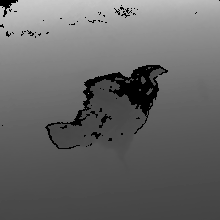
#> input picture images_cropped/images/002/187.tif, 220 x 220 px, found by its file name
$ jupyter execute --allow-errors segmt_main.ipynb
#> lines starting #> are read from the running program, lines starting #| are printed output that depends on the picture; after the words box and inside, x2 and y2 are one past the last pixel; in counts of white or black regions, pixels touching at a corner belong together
### commons.py
import numpy as np
import statistics
import tifffile
from scipy import ndimage as ndi
from skimage.color import rgb2gray
from skimage import (filters,
                     measure,
                     exposure,
                     morphology)
from tqdm import tqdm
from glob import glob

from matplotlib import pyplot as plt
from mpl_toolkits.axes_grid1 import ImageGrid

def plot(arr_images=[], grid=(1, 1), cmap="inferno"):

    fig = plt.figure(figsize=(20, 10))

    grid = ImageGrid(fig, 111,
                   nrows_ncols=grid,
                   axes_pad=0.1)

    for ax, img in zip(grid, arr_images):
        ax.imshow(img, cmap)
        ax.axis('off')

    plt.show()

def binarize_image(arr):
    return arr > filters.threshold_triangle(arr)

def rescale_arr(arr, scale=255):
    return (arr * scale).astype('uint8')

# [61 lines left out: functions load_paths_images_sorted, load_images_from_paths, not called in this run]


def auto_invert_image_mask(arr):

    """
    Calcula os pixels da imagem e inverte os pixels da imagem caso os pixels True > False
    Isso é uma forma de garatir que as mascaras tenham sempre o fundo preto = 0 e o ROI = 1
    """

    img = arr.copy()

    if statistics.mode(img.flatten()):
        img = np.invert(img)

    return img

def find_bighest_cluster_area(clusters):
    regions = measure.regionprops(clusters)

    all_areas = map(lambda item: item.area, regions)

    return max(all_areas)

def find_bighest_cluster(img):

    clusters = auto_invert_image_mask(img)

    clusters = measure.label(clusters, background=0)

    cluster_size = find_bighest_cluster_area(clusters)

    return morphology.remove_small_objects(clusters,
                                         min_size=(cluster_size - 1),
                                         connectivity=8)


def check_colision_border(mask):

    x, *_ = mask.shape

    left = mask[:1, ].flatten()
    right = mask[x - 1: x, ].flatten()
    top = mask[:, : 1].flatten()
    bottom = mask[:, x - 1: x].flatten()

    borders_flatten = [left, right, top, bottom]

    if np.concatenate(borders_flatten).sum():
        return True

    return False


# [54 lines left out: functions rule_of_three_percent_pixels, crop_image_box, find_center_mask, find_roi, not called in this run]

def smoothing_mask_edges(mask):
    return binarize_image(filters.gaussian(mask, sigma=0.5))

# [13 lines left out: function fill_smoothing_mask_edges, not called in this run]

### segmt_main.ipynb
[cell 1]
import os
import cv2
import tifffile
import statistics
import numpy as np

from tqdm import tqdm
from glob import glob
from scipy import ndimage as ndi
from skimage.io import imsave, imread
from skimage import (
    measure,
    morphology,
    filters,
    exposure,
    feature,
    img_as_uint,
    img_as_ubyte,
)

from commons import (rescale_arr,
                     check_colision_border,
                     smoothing_mask_edges,
                     find_bighest_cluster,
                     binarize_image,
                     auto_invert_image_mask,
                     plot)

[cell 2]
import warnings

warnings.filterwarnings('ignore')

[cell 3]
def _smoothing_edges(mask):

    mask = binarize_image(mask)

    mask = morphology.closing(mask, morphology.disk(9))

    mask = ndi.binary_fill_holes(mask)

    mask = filters.gaussian(mask, sigma=0.5)

    mask = binarize_image(mask)

    return find_bighest_cluster(mask)

[cell 4]
def make_mask(image):
    def apply_thresh(image, block_size=1, thresh_type=199):
        return cv2.adaptiveThreshold(image,
                                     255,
                                     cv2.ADAPTIVE_THRESH_MEAN_C,
                                     cv2.THRESH_BINARY_INV,
                                     thresh_type,
                                     block_size).astype(bool)
    mask = apply_thresh(image)
    mask = auto_invert_image_mask(mask)

    if check_colision_border(mask):
        for block in range(1, 9):

            mask = apply_thresh(image, block)
            mask = find_bighest_cluster(mask)

            if not check_colision_border(mask): break

    mask = auto_invert_image_mask(mask)

    return _smoothing_edges(mask)

[cell 5]
def apply_segment_sobel_canny(img):

    """
        Eu dou preferência para o sobel, caso ele não tank eu vou de canny, até dá certo xD
    """
    image_eq = exposure.equalize_hist(img)

    sobel_mask = filters.sobel(image_eq)
    sobel_mask = _smoothing_edges(sobel_mask)

    if not check_colision_border(sobel_mask):
        return sobel_mask

    for sigma in range(0, 9):

        canny_mask = feature.canny(image_eq, sigma=sigma)
        canny_mask = _smoothing_edges(canny_mask)

        if not check_colision_border(canny_mask):
            break

    return canny_mask

[cell 6]
image = imread('segmentation_out/images/021/187.tif')
#> image is the input picture: shape (220, 220); min 0, max 204, mean 103

mask = apply_segment_sobel_canny(image)
#> in apply_segment_sobel_canny, `image_eq = exposure.equalize_hist(img)`:
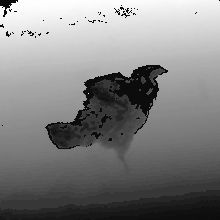
#> image_eq: shape (220, 220) float64; min 0.0472, max 1, mean 0.509
#> in apply_segment_sobel_canny, `sobel_mask = filters.sobel(image_eq)`:
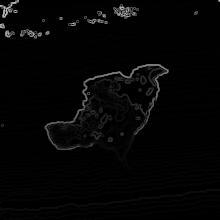
#> sobel_mask: shape (220, 220) float64; min 0, max 0.743, mean 0.021
#> in binarize_image, `return arr > filters.threshold_triangle(arr)`:
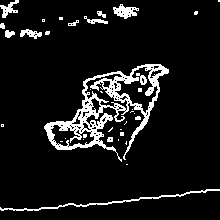
#> returned value: shape (220, 220) bool; 8.9% white; 36 white regions (23 under 20 px), largest, box (x1, y1, x2, y2) and area: (44, 64, 169, 162) 2885, (0, 189, 220, 211) 437, (113, 4, 139, 19) 212
#> in _smoothing_edges, `mask = morphology.closing(mask, morphology.disk(9))`: mask: shape (220, 220) bool; 17.5% white; 7 white regions (3 under 20 px), largest, box (x1, y1, x2, y2) and area: (44, 64, 169, 165) 6447, (0, 0, 53, 39) 777, (57, 0, 139, 26) 758, (0, 189, 220, 211) 476
#> in binarize_image (call 2), `return arr > filters.threshold_triangle(arr)`: returned value: shape (220, 220) bool; 20.6% white; 7 white regions (1 under 20 px)
#> in find_bighest_cluster, `clusters = measure.label(clusters, background=0)`:
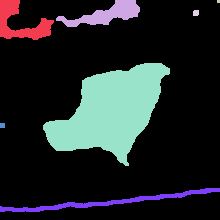
#> clusters: shape (220, 220) int32; 8 distinct labels, from 0 to 7; one colour per label, 0 black
#> in find_bighest_cluster_area, `regions = measure.regionprops(clusters)`: regions = 7 regions; box (x1, y1, x2, y2) and area: (43, 63, 170, 166) 6929, (56, 0, 140, 27) 987, (0, 188, 220, 212) 987, (0, 0, 54, 40) 976, (193, 10, 199, 16) 34, (0, 123, 5, 128) 25, (217, 0, 220, 3) 9
#> in find_bighest_cluster, `cluster_size = find_bighest_cluster_area(clusters)`: cluster_size = 6929
#> in find_bighest_cluster, `return morphology.remove_small_objects(clusters, min_size=(cluster_siz..`:
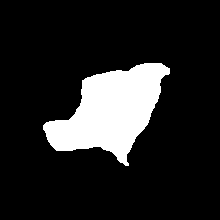
#> returned value: shape (220, 220) int32; values 0 (black) and 5 (white), 14.3% white; 1 white region, box (x1, y1, x2, y2) and area: (43, 63, 170, 166) 6929
#> in check_colision_border, `left = mask[:1, ].flatten()`: left = 220 values from 0 to 0
maski = make_mask(image)
#> in apply_thresh, `return cv2.adaptiveThreshold(image, 255, cv2.ADAPTIVE_THRESH_MEAN_C, c..`: returned value: shape (220, 220) bool; 38.2% white; 63 white regions (61 under 20 px), largest, box (x1, y1, x2, y2) and area: (0, 65, 220, 220) 18136, (0, 0, 18, 17) 117
#> the loop in make_mask, `for block in range(1, 9): ` made 3 passes
#> cluster_size in find_bighest_cluster on passes 1 to 3: 18136, 7545, 5837
#> pass 1, in find_bighest_cluster (call 2), `clusters = measure.label(clusters, background=0)`:
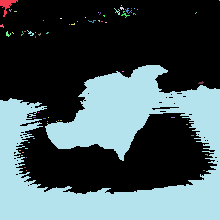
#> clusters: shape (220, 220) int32; 64 distinct labels, from 0 to 63; one colour per label, 0 black
#> pass 1, in make_mask, `mask = find_bighest_cluster(mask)`:
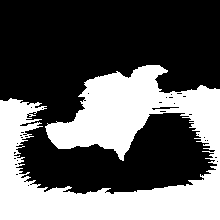
#> mask: shape (220, 220) int32; values 0 (black) and 38 (white), 37.5% white; 1 white region, box (x1, y1, x2, y2) and area: (0, 65, 220, 220) 18136
#> pass 2, in find_bighest_cluster (call 3), `clusters = measure.label(clusters, background=0)`:
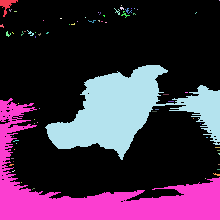
#> clusters: shape (220, 220) int32; 70 distinct labels, from 0 to 69; one colour per label, 0 black
#> in auto_invert_image_mask (call 6), `img = arr.copy()`: img: shape (220, 220) int32; values 0 (black) and 38 (white), 12.1% white; 1 white region, box (x1, y1, x2, y2) and area: (45, 65, 168, 155) 5837
#> in _smoothing_edges (call 2), `mask = morphology.closing(mask, morphology.disk(9))`: mask: shape (220, 220) bool; 12.3% white; 1 white region, box (x1, y1, x2, y2) and area: (45, 65, 168, 155) 5957
#> in binarize_image (call 4), `return arr > filters.threshold_triangle(arr)`:
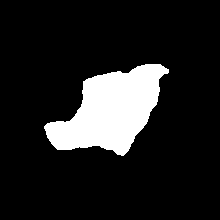
#> returned value: shape (220, 220) bool; 13.3% white; 1 white region, box (x1, y1, x2, y2) and area: (44, 64, 169, 156) 6417
#> in find_bighest_cluster (call 5), `clusters = measure.label(clusters, background=0)`: clusters: shape (220, 220) int32; values 0 (black) and 1 (white), 13.3% white; 1 white region
#> in find_bighest_cluster_area (call 5), `regions = measure.regionprops(clusters)`: regions = 1 regions; box (x1, y1, x2, y2) and area: (44, 64, 169, 156) 6417
plot([image, (image * mask), (image * maski)], (1, 3))
#> the loop in plot, `for ax, img in zip(grid, arr_images):` made 3 passes
#> in plot, `plt.show()`:
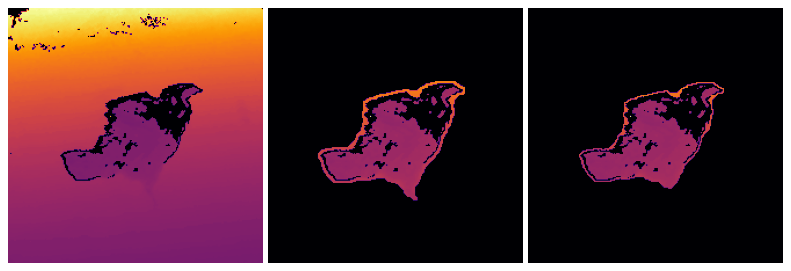
#> figure drawn by matplotlib, 3 panels

[cell 7]
def run_segmenter(function_run, destiny):

    try:
        os.makedirs(destiny)
        os.makedirs(destiny + '/masks')
    except Exception:
        pass

    path_image = 'segmentation_out/images/*'

    for path in tqdm(glob(path_image)):

        image_name = path.split('/')[2]

        try:
            os.makedirs(f'{destiny}/masks/{image_name}')
        except Exception as e:
            pass

        for path_frames in glob(path + '/*'):

            image_frame_name,_ = path_frames.split('/')[3].split('.')

            try:

                frame = imread(path_frames)

                """
                    Lógica de segmentação
                    Here
                """

                mask = function_run(frame).astype(bool)

                imsave(f'{destiny}/masks/{image_name}/{image_frame_name}.tif', img_as_ubyte(mask))

            except Exception as e:
                continue

#> (a cell that did not finish here is left out)


#> (a cell that did not finish here is left out)
